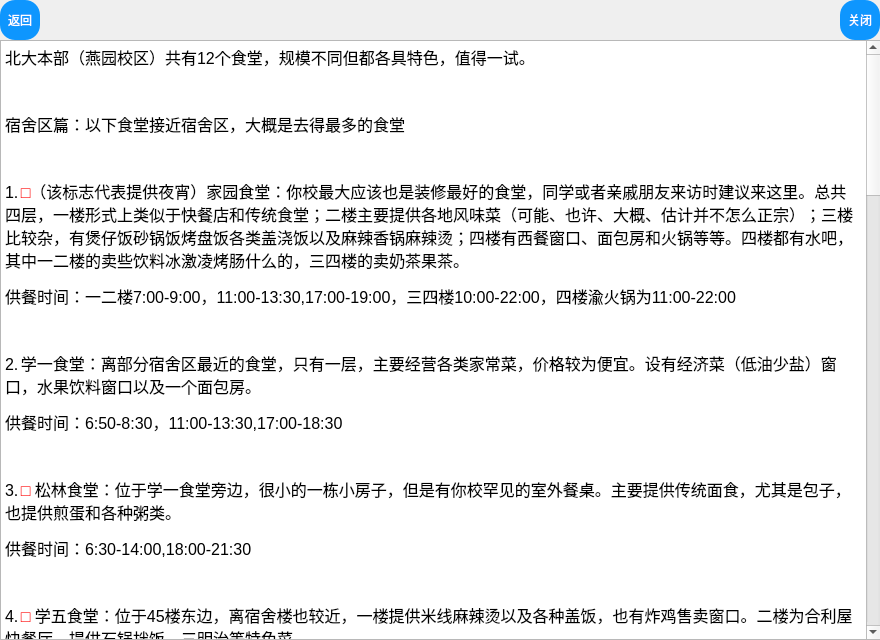
<?xml version="1.0" encoding="UTF-8"?>
<ui version="4.0">
 <class>shitangchaoshiDialog</class>
 <widget class="QDialog" name="shitangchaoshiDialog">
  <property name="geometry">
   <rect>
    <x>0</x>
    <y>0</y>
    <width>880</width>
    <height>640</height>
   </rect>
  </property>
  <property name="windowTitle">
   <string>Dialog</string>
  </property>
  <widget class="QPushButton" name="stcspb1">
   <property name="geometry">
    <rect>
     <x>0</x>
     <y>0</y>
     <width>40</width>
     <height>40</height>
    </rect>
   </property>
   <property name="styleSheet">
    <string notr="true">QPushButton
{
    font-family:Microsoft Yahei;
    font:=20px;
    color:white;
    background-color:rgb(14 , 150 , 254);
    border-radius:15px;
    height:20px;
    width:20px;
}

QPushButton:hover
{
    background-color:rgb(44 , 137 , 255);
}

QPushButton:pressed
{
    background-color:rgb(14 , 150 , 254);
    padding-left:3px;
    padding-top:3px;
}</string>
   </property>
   <property name="text">
    <string>返回</string>
   </property>
  </widget>
  <widget class="QPushButton" name="stcspb2">
   <property name="geometry">
    <rect>
     <x>840</x>
     <y>0</y>
     <width>40</width>
     <height>40</height>
    </rect>
   </property>
   <property name="styleSheet">
    <string notr="true">QPushButton
{
    font-family:Microsoft Yahei;
    font:=20px;
    color:white;
    background-color:rgb(14 , 150 , 254);
    border-radius:15px;
    height:20px;
    width:20px;
}

QPushButton:hover
{
    background-color:rgb(44 , 137 , 255);
}

QPushButton:pressed
{
    background-color:rgb(14 , 150 , 254);
    padding-left:3px;
    padding-top:3px;
}</string>
   </property>
   <property name="text">
    <string>关闭</string>
   </property>
  </widget>
  <widget class="QTextBrowser" name="textBrowser">
   <property name="geometry">
    <rect>
     <x>0</x>
     <y>40</y>
     <width>881</width>
     <height>600</height>
    </rect>
   </property>
   <property name="html">
    <string>&lt;!DOCTYPE HTML PUBLIC &quot;-//W3C//DTD HTML 4.0//EN&quot; &quot;http://www.w3.org/TR/REC-html40/strict.dtd&quot;&gt;
&lt;html&gt;&lt;head&gt;&lt;meta name=&quot;qrichtext&quot; content=&quot;1&quot; /&gt;&lt;meta charset=&quot;utf-8&quot; /&gt;&lt;style type=&quot;text/css&quot;&gt;
p, li { white-space: pre-wrap; }
hr { height: 1px; border-width: 0; }
li.unchecked::marker { content: &quot;\2610&quot;; }
li.checked::marker { content: &quot;\2612&quot;; }
&lt;/style&gt;&lt;/head&gt;&lt;body style=&quot; font-family:'Microsoft YaHei UI'; font-size:9pt; font-weight:400; font-style:normal;&quot;&gt;
&lt;p style=&quot; margin-top:12px; margin-bottom:12px; margin-left:0px; margin-right:0px; -qt-block-indent:0; text-indent:0px;&quot;&gt;&lt;span style=&quot; font-family:'楷体'; font-size:12pt;&quot;&gt;北大本部（燕园校区）共有12个食堂，规模不同但都各具特色，值得一试。&lt;/span&gt; &lt;/p&gt;
&lt;p style=&quot; margin-top:12px; margin-bottom:12px; margin-left:0px; margin-right:0px; -qt-block-indent:0; text-indent:0px;&quot;&gt;&lt;span style=&quot; font-family:'楷体'; font-size:12pt;&quot;&gt; &lt;/span&gt; &lt;/p&gt;
&lt;p style=&quot; margin-top:12px; margin-bottom:12px; margin-left:0px; margin-right:0px; -qt-block-indent:0; text-indent:0px;&quot;&gt;&lt;span style=&quot; font-family:'楷体'; font-size:12pt;&quot;&gt;宿舍区篇：以下食堂接近宿舍区，大概是去得最多的食堂&lt;/span&gt; &lt;/p&gt;
&lt;p style=&quot; margin-top:12px; margin-bottom:12px; margin-left:0px; margin-right:0px; -qt-block-indent:0; text-indent:0px;&quot;&gt;&lt;span style=&quot; font-family:'楷体'; font-size:12pt;&quot;&gt; &lt;/span&gt; &lt;/p&gt;
&lt;p style=&quot; margin-top:12px; margin-bottom:12px; margin-left:0px; margin-right:0px; -qt-block-indent:0; text-indent:0px;&quot;&gt;&lt;span style=&quot; font-family:'楷体'; font-size:12pt;&quot;&gt;1.&lt;/span&gt;&lt;span style=&quot; font-family:'Times New Roman'; font-size:7pt;&quot;&gt; &lt;/span&gt;&lt;span style=&quot; font-family:'楷体'; font-size:12pt; color:#ff0000;&quot;&gt;□&lt;/span&gt;&lt;span style=&quot; font-family:'楷体'; font-size:12pt;&quot;&gt;（该标志代表提供夜宵）家园食堂：你校最大应该也是装修最好的食堂，同学或者亲戚朋友来访时建议来这里。总共四层，一楼形式上类似于快餐店和传统食堂；二楼主要提供各地风味菜（可能、也许、大概、估计并不怎么正宗）；三楼比较杂，有煲仔饭砂锅饭烤盘饭各类盖浇饭以及麻辣香锅麻辣烫；四楼有西餐窗口、面包房和火锅等等。四楼都有水吧，其中一二楼的卖些饮料冰激凌烤肠什么的，三四楼的卖奶茶果茶。&lt;/span&gt; &lt;/p&gt;
&lt;p style=&quot; margin-top:12px; margin-bottom:12px; margin-left:0px; margin-right:0px; -qt-block-indent:0; text-indent:0px;&quot;&gt;&lt;span style=&quot; font-family:'楷体'; font-size:12pt;&quot;&gt;供餐时间：一二楼7:00-9:00，11:00-13:30,17:00-19:00，三四楼10:00-22:00，四楼渝火锅为11:00-22:00&lt;/span&gt; &lt;/p&gt;
&lt;p style=&quot; margin-top:12px; margin-bottom:12px; margin-left:0px; margin-right:0px; -qt-block-indent:0; text-indent:0px;&quot;&gt;&lt;span style=&quot; font-family:'楷体'; font-size:12pt;&quot;&gt; &lt;/span&gt; &lt;img src=&quot;:/shitang/jiayuan.jpg&quot; /&gt;&lt;/p&gt;
&lt;p style=&quot; margin-top:12px; margin-bottom:12px; margin-left:0px; margin-right:0px; -qt-block-indent:0; text-indent:0px;&quot;&gt;&lt;span style=&quot; font-family:'楷体'; font-size:12pt;&quot;&gt;2.&lt;/span&gt;&lt;span style=&quot; font-family:'Times New Roman'; font-size:7pt;&quot;&gt; &lt;/span&gt;&lt;span style=&quot; font-family:'楷体'; font-size:12pt;&quot;&gt;学一食堂：离部分宿舍区最近的食堂，只有一层，主要经营各类家常菜，价格较为便宜。设有经济菜（低油少盐）窗口，水果饮料窗口以及一个面包房。&lt;/span&gt; &lt;/p&gt;
&lt;p style=&quot; margin-top:12px; margin-bottom:12px; margin-left:0px; margin-right:0px; -qt-block-indent:0; text-indent:0px;&quot;&gt;&lt;span style=&quot; font-family:'楷体'; font-size:12pt;&quot;&gt;供餐时间：6:50-8:30，11:00-13:30,17:00-18:30&lt;/span&gt; &lt;/p&gt;
&lt;p style=&quot; margin-top:12px; margin-bottom:12px; margin-left:0px; margin-right:0px; -qt-block-indent:0; text-indent:0px;&quot;&gt;&lt;span style=&quot; font-family:'楷体'; font-size:12pt;&quot;&gt; &lt;/span&gt; &lt;img src=&quot;:/shitang/iloveimg-resized (1) (2)/xueyi.jpg&quot; /&gt;&lt;/p&gt;
&lt;p style=&quot; margin-top:12px; margin-bottom:12px; margin-left:0px; margin-right:0px; -qt-block-indent:0; text-indent:0px;&quot;&gt;&lt;span style=&quot; font-family:'楷体'; font-size:12pt;&quot;&gt;3.&lt;/span&gt;&lt;span style=&quot; font-family:'Times New Roman'; font-size:7pt;&quot;&gt; &lt;/span&gt;&lt;span style=&quot; font-family:'楷体'; font-size:12pt; color:#ff0000;&quot;&gt;□ &lt;/span&gt;&lt;span style=&quot; font-family:'楷体'; font-size:12pt;&quot;&gt;松林食堂：位于学一食堂旁边，很小的一栋小房子，但是有你校罕见的室外餐桌。主要提供传统面食，尤其是包子，也提供煎蛋和各种粥类。&lt;/span&gt; &lt;/p&gt;
&lt;p style=&quot; margin-top:12px; margin-bottom:12px; margin-left:0px; margin-right:0px; -qt-block-indent:0; text-indent:0px;&quot;&gt;&lt;span style=&quot; font-family:'楷体'; font-size:12pt;&quot;&gt;供餐时间：6:30-14:00,18:00-21:30&lt;/span&gt; &lt;/p&gt;
&lt;p style=&quot; margin-top:12px; margin-bottom:12px; margin-left:0px; margin-right:0px; -qt-block-indent:0; text-indent:0px;&quot;&gt;&lt;span style=&quot; font-family:'楷体'; font-size:12pt; color:#ff0000;&quot;&gt; &lt;/span&gt; &lt;img src=&quot;:/shitang/iloveimg-resized (1) (2)/songlin.jpg&quot; /&gt;&lt;/p&gt;
&lt;p style=&quot; margin-top:12px; margin-bottom:12px; margin-left:0px; margin-right:0px; -qt-block-indent:0; text-indent:0px;&quot;&gt;&lt;span style=&quot; font-family:'楷体'; font-size:12pt;&quot;&gt;4.&lt;/span&gt;&lt;span style=&quot; font-family:'Times New Roman'; font-size:7pt;&quot;&gt; &lt;/span&gt;&lt;span style=&quot; font-family:'楷体'; font-size:12pt; color:#ff0000;&quot;&gt;□ &lt;/span&gt;&lt;span style=&quot; font-family:'楷体'; font-size:12pt;&quot;&gt;学五食堂：位于45楼东边，离宿舍楼也较近，一楼提供米线麻辣烫以及各种盖饭，也有炸鸡售卖窗口。二楼为合利屋快餐厅，提供石锅拌饭、三明治等特色菜。&lt;/span&gt; &lt;/p&gt;
&lt;p style=&quot; margin-top:12px; margin-bottom:12px; margin-left:0px; margin-right:0px; -qt-block-indent:0; text-indent:0px;&quot;&gt;&lt;span style=&quot; font-family:'楷体'; font-size:12pt;&quot;&gt;供餐时间：7:00-21:30&lt;/span&gt; &lt;/p&gt;
&lt;p style=&quot; margin-top:12px; margin-bottom:12px; margin-left:0px; margin-right:0px; -qt-block-indent:0; text-indent:0px;&quot;&gt;&lt;span style=&quot; font-family:'楷体'; font-size:12pt;&quot;&gt; &lt;/span&gt; &lt;img src=&quot;:/shitang/iloveimg-resized/xuewu.jpg&quot; /&gt;&lt;/p&gt;
&lt;p style=&quot; margin-top:12px; margin-bottom:12px; margin-left:0px; margin-right:0px; -qt-block-indent:0; text-indent:0px;&quot;&gt;&lt;span style=&quot; font-family:'楷体'; font-size:12pt;&quot;&gt;5.&lt;/span&gt;&lt;span style=&quot; font-family:'Times New Roman'; font-size:7pt;&quot;&gt; &lt;/span&gt;&lt;span style=&quot; font-family:'楷体'; font-size:12pt;&quot;&gt;艺园食堂：位于学五食堂和家园食堂的附近，一楼提供各种家常菜，二楼为点餐区，适合请客。烧烤尤其是烤鹅腿为特色美食。&lt;/span&gt; &lt;/p&gt;
&lt;p style=&quot; margin-top:12px; margin-bottom:12px; margin-left:0px; margin-right:0px; -qt-block-indent:0; text-indent:0px;&quot;&gt;&lt;span style=&quot; font-family:'楷体'; font-size:12pt;&quot;&gt;供餐时间：11:00-14:00，17:00-23:30&lt;/span&gt; &lt;/p&gt;
&lt;p style=&quot; margin-top:12px; margin-bottom:12px; margin-left:0px; margin-right:0px; -qt-block-indent:0; text-indent:0px;&quot;&gt;&lt;span style=&quot; font-family:'楷体'; font-size:12pt;&quot;&gt; &lt;/span&gt; &lt;img src=&quot;:/shitang/iloveimg-resized/yiyuan.jpg&quot; /&gt;&lt;/p&gt;
&lt;p style=&quot; margin-top:12px; margin-bottom:12px; margin-left:0px; margin-right:0px; -qt-block-indent:0; text-indent:0px;&quot;&gt;&lt;span style=&quot; font-family:'楷体'; font-size:12pt;&quot;&gt; &lt;/span&gt; &lt;/p&gt;
&lt;p style=&quot; margin-top:12px; margin-bottom:12px; margin-left:0px; margin-right:0px; -qt-block-indent:0; text-indent:0px;&quot;&gt;&lt;span style=&quot; font-family:'楷体'; font-size:12pt;&quot;&gt; &lt;/span&gt; &lt;/p&gt;
&lt;p style=&quot; margin-top:12px; margin-bottom:12px; margin-left:0px; margin-right:0px; -qt-block-indent:0; text-indent:0px;&quot;&gt;&lt;span style=&quot; font-family:'楷体'; font-size:12pt;&quot;&gt;教学区篇：以下食堂接近教学楼，适合餐点前后有课时去&lt;/span&gt; &lt;/p&gt;
&lt;p style=&quot; margin-top:12px; margin-bottom:12px; margin-left:0px; margin-right:0px; -qt-block-indent:0; text-indent:0px;&quot;&gt;&lt;span style=&quot; font-family:'楷体'; font-size:12pt;&quot;&gt; &lt;/span&gt; &lt;/p&gt;
&lt;p style=&quot; margin-top:12px; margin-bottom:12px; margin-left:0px; margin-right:0px; -qt-block-indent:0; text-indent:0px;&quot;&gt;&lt;span style=&quot; font-family:'楷体'; font-size:12pt;&quot;&gt;6.&lt;/span&gt;&lt;span style=&quot; font-family:'Times New Roman'; font-size:7pt;&quot;&gt; &lt;/span&gt;&lt;span style=&quot; font-family:'楷体'; font-size:12pt;&quot;&gt;农园食堂：位于二教附近，一般而言饭点会很拥挤。一楼形式上类似于快餐店和传统食堂，二楼提供各地风味菜、香锅、盖饭等，三楼为点餐聚餐区。&lt;/span&gt; &lt;/p&gt;
&lt;p style=&quot; margin-top:12px; margin-bottom:12px; margin-left:0px; margin-right:0px; -qt-block-indent:0; text-indent:0px;&quot;&gt;&lt;span style=&quot; font-family:'楷体'; font-size:12pt;&quot;&gt;供餐时间：一二楼11：00-13:30,17:00-19:00，二楼7:00-8:30提供早餐，三楼11:00-14:00,17:00-21:00&lt;/span&gt; &lt;/p&gt;
&lt;p style=&quot; margin-top:12px; margin-bottom:12px; margin-left:0px; margin-right:0px; -qt-block-indent:0; text-indent:0px;&quot;&gt;&lt;span style=&quot; font-family:'楷体'; font-size:12pt;&quot;&gt; &lt;/span&gt; &lt;img src=&quot;:/shitang/nongyuan.jpg&quot; /&gt;&lt;/p&gt;
&lt;p style=&quot; margin-top:12px; margin-bottom:12px; margin-left:0px; margin-right:0px; -qt-block-indent:0; text-indent:0px;&quot;&gt;&lt;span style=&quot; font-family:'楷体'; font-size:12pt;&quot;&gt;7.&lt;/span&gt;&lt;span style=&quot; font-family:'Times New Roman'; font-size:7pt;&quot;&gt; &lt;/span&gt;&lt;span style=&quot; font-family:'楷体'; font-size:12pt;&quot;&gt;燕南食堂：设有各类主食窗口，韩餐、海南鸡饭、经济菜窗口，也有饮料水果、冷荤售卖。一般座位较紧张，但有地下餐厅，提供各种炒菜。&lt;/span&gt; &lt;/p&gt;
&lt;p style=&quot; margin-top:12px; margin-bottom:12px; margin-left:0px; margin-right:0px; -qt-block-indent:0; text-indent:0px;&quot;&gt;&lt;span style=&quot; font-family:'楷体'; font-size:12pt;&quot;&gt;供餐时间：7:00-8:30（仅地上），11:00-13:30,17:00-19:00&lt;/span&gt; &lt;/p&gt;
&lt;p style=&quot; margin-top:12px; margin-bottom:12px; margin-left:0px; margin-right:0px; -qt-block-indent:0; text-indent:0px;&quot;&gt;&lt;span style=&quot; font-family:'楷体'; font-size:12pt;&quot;&gt; &lt;/span&gt; &lt;/p&gt;
&lt;p style=&quot; margin-top:12px; margin-bottom:12px; margin-left:0px; margin-right:0px; -qt-block-indent:0; text-indent:0px;&quot;&gt;&lt;span style=&quot; font-family:'楷体'; font-size:12pt;&quot;&gt; &lt;/span&gt; &lt;/p&gt;
&lt;p style=&quot; margin-top:12px; margin-bottom:12px; margin-left:0px; margin-right:0px; -qt-block-indent:0; text-indent:0px;&quot;&gt;&lt;span style=&quot; font-family:'楷体'; font-size:12pt;&quot;&gt; &lt;/span&gt; &lt;/p&gt;
&lt;p style=&quot; margin-top:12px; margin-bottom:12px; margin-left:0px; margin-right:0px; -qt-block-indent:0; text-indent:0px;&quot;&gt;&lt;span style=&quot; font-family:'楷体'; font-size:12pt;&quot;&gt;其它食堂：位于校外或校内较偏僻处，较少人去&lt;/span&gt; &lt;/p&gt;
&lt;p style=&quot; margin-top:12px; margin-bottom:12px; margin-left:0px; margin-right:0px; -qt-block-indent:0; text-indent:0px;&quot;&gt;&lt;span style=&quot; font-family:'楷体'; font-size:12pt;&quot;&gt; &lt;/span&gt; &lt;/p&gt;
&lt;p style=&quot; margin-top:12px; margin-bottom:12px; margin-left:0px; margin-right:0px; -qt-block-indent:0; text-indent:0px;&quot;&gt;&lt;span style=&quot; font-family:'楷体'; font-size:12pt;&quot;&gt;8.&lt;/span&gt;&lt;span style=&quot; font-family:'Times New Roman'; font-size:7pt;&quot;&gt; &lt;/span&gt;&lt;span style=&quot; font-family:'楷体'; font-size:12pt;&quot;&gt;勺园食堂：菜品风味突出，价格兼顾高中低区间，特色菜品有烤鱼，烤冷面等。一楼对学生开放，二楼为教授餐厅，仅在晚餐和周末时间开放。附近另有勺园西餐厅。但勺园中餐厅这段时间似乎关门了。&lt;/span&gt; &lt;/p&gt;
&lt;p style=&quot; margin-top:12px; margin-bottom:12px; margin-left:0px; margin-right:0px; -qt-block-indent:0; text-indent:0px;&quot;&gt;&lt;span style=&quot; font-family:'楷体'; font-size:12pt;&quot;&gt;供餐时间：6:45-8:30（仅一楼），11:00-13:30,17:00-19:00&lt;/span&gt; &lt;/p&gt;
&lt;p style=&quot; margin-top:12px; margin-bottom:12px; margin-left:0px; margin-right:0px; -qt-block-indent:0; text-indent:0px;&quot;&gt;&lt;span style=&quot; font-family:'楷体'; font-size:12pt;&quot;&gt; &lt;/span&gt; &lt;/p&gt;
&lt;p style=&quot; margin-top:12px; margin-bottom:12px; margin-left:0px; margin-right:0px; -qt-block-indent:0; text-indent:0px;&quot;&gt;&lt;span style=&quot; font-family:'楷体'; font-size:12pt;&quot;&gt;9.&lt;/span&gt;&lt;span style=&quot; font-family:'Times New Roman'; font-size:7pt;&quot;&gt; &lt;/span&gt;&lt;span style=&quot; font-family:'楷体'; font-size:12pt; color:#ff0000;&quot;&gt;□ &lt;/span&gt;&lt;span style=&quot; font-family:'楷体'; font-size:12pt;&quot;&gt;佟园餐厅：位于第一网球场北侧，是一家清真食堂，主要经营清真家常菜。&lt;/span&gt; &lt;/p&gt;
&lt;p style=&quot; margin-top:12px; margin-bottom:12px; margin-left:0px; margin-right:0px; -qt-block-indent:0; text-indent:0px;&quot;&gt;&lt;span style=&quot; font-family:'楷体'; font-size:12pt;&quot;&gt;供餐时间：7:00-8:30,11:00-13:00，17:00-22:00&lt;/span&gt; &lt;/p&gt;
&lt;p style=&quot; margin-top:12px; margin-bottom:12px; margin-left:0px; margin-right:0px; -qt-block-indent:0; text-indent:0px;&quot;&gt;&lt;img src=&quot;:/b/bCanteen/tongyuan.jpg&quot; /&gt;&lt;span style=&quot; font-family:'楷体'; font-size:12pt;&quot;&gt; &lt;/span&gt; &lt;/p&gt;
&lt;p style=&quot; margin-top:12px; margin-bottom:12px; margin-left:0px; margin-right:0px; -qt-block-indent:0; text-indent:0px;&quot;&gt;&lt;span style=&quot; font-family:'楷体'; font-size:12pt;&quot;&gt;10.&lt;/span&gt;&lt;span style=&quot; font-family:'Times New Roman'; font-size:7pt;&quot;&gt; &lt;/span&gt;&lt;span style=&quot; font-family:'楷体'; font-size:12pt;&quot;&gt;成府园食堂：位于校医院附近，适合前往医院就诊时或法学院、外国语学院等较近的学院学生就餐，整体环境较好。&lt;/span&gt; &lt;/p&gt;
&lt;p style=&quot; margin-top:12px; margin-bottom:12px; margin-left:0px; margin-right:0px; -qt-block-indent:0; text-indent:0px;&quot;&gt;&lt;span style=&quot; font-family:'楷体'; font-size:12pt;&quot;&gt;供餐时间：7:00-8：30,11:00-13:30,17:00-19：00&lt;/span&gt; &lt;/p&gt;
&lt;p style=&quot; margin-top:12px; margin-bottom:12px; margin-left:0px; margin-right:0px; -qt-block-indent:0; text-indent:0px;&quot;&gt;&lt;span style=&quot; font-family:'楷体'; font-size:12pt;&quot;&gt; &lt;/span&gt; &lt;/p&gt;
&lt;p style=&quot; margin-top:12px; margin-bottom:12px; margin-left:0px; margin-right:0px; -qt-block-indent:0; text-indent:0px;&quot;&gt;&lt;span style=&quot; font-family:'楷体'; font-size:12pt;&quot;&gt;11.&lt;/span&gt;&lt;span style=&quot; font-family:'Times New Roman'; font-size:7pt;&quot;&gt; &lt;/span&gt;&lt;span style=&quot; font-family:'楷体'; font-size:12pt;&quot;&gt;畅春园食堂：位于校外，地处西门对面的畅春园，共三层。一二楼设有风味窗口，关东煮等；三楼一般用于承接各类大型会议和聚餐。&lt;/span&gt; &lt;/p&gt;
&lt;p style=&quot; margin-top:12px; margin-bottom:12px; margin-left:0px; margin-right:0px; -qt-block-indent:0; text-indent:0px;&quot;&gt;&lt;span style=&quot; font-family:'楷体'; font-size:12pt;&quot;&gt;供餐时间；一二楼11:00-13；30,17:00-19:00，一楼6:50-8:30提供早餐，三楼11：00-14:00,17:00-21:00&lt;/span&gt; &lt;/p&gt;
&lt;p style=&quot; margin-top:12px; margin-bottom:12px; margin-left:0px; margin-right:0px; -qt-block-indent:0; text-indent:0px;&quot;&gt;&lt;span style=&quot; font-family:'楷体'; font-size:12pt;&quot;&gt; &lt;/span&gt; &lt;/p&gt;
&lt;p style=&quot; margin-top:12px; margin-bottom:12px; margin-left:0px; margin-right:0px; -qt-block-indent:0; text-indent:0px;&quot;&gt;&lt;span style=&quot; font-family:'楷体'; font-size:12pt;&quot;&gt;12.&lt;/span&gt;&lt;span style=&quot; font-family:'Times New Roman'; font-size:7pt;&quot;&gt; &lt;/span&gt;&lt;span style=&quot; font-family:'楷体'; font-size:12pt;&quot;&gt;中关园食堂：位于校外中关园，距离较远但环境较好。特色菜有葱花饼等。&lt;/span&gt; &lt;/p&gt;
&lt;p style=&quot; margin-top:12px; margin-bottom:12px; margin-left:0px; margin-right:0px; -qt-block-indent:0; text-indent:0px;&quot;&gt;&lt;span style=&quot; font-family:'楷体'; font-size:12pt;&quot;&gt;供餐时间：7:00-8:30,11:00-13:30,17:00-19:00&lt;/span&gt; &lt;/p&gt;
&lt;p style=&quot; margin-top:12px; margin-bottom:12px; margin-left:0px; margin-right:0px; -qt-block-indent:0; text-indent:0px;&quot;&gt;&lt;span style=&quot; font-family:'楷体'; font-size:12pt;&quot;&gt; &lt;/span&gt; &lt;img src=&quot;:/b/bCanteen/zhongguanyuanshitang2.jpg&quot; /&gt;&lt;/p&gt;
&lt;p style=&quot; margin-top:12px; margin-bottom:12px; margin-left:0px; margin-right:0px; -qt-block-indent:0; text-indent:0px;&quot;&gt;&lt;span style=&quot; font-family:'楷体'; font-size:12pt;&quot;&gt; &lt;/span&gt; &lt;/p&gt;
&lt;p style=&quot; margin-top:12px; margin-bottom:12px; margin-left:0px; margin-right:0px; -qt-block-indent:0; text-indent:0px;&quot;&gt;&lt;span style=&quot; font-family:'楷体'; font-size:12pt;&quot;&gt; &lt;/span&gt; &lt;/p&gt;
&lt;p style=&quot; margin-top:12px; margin-bottom:12px; margin-left:0px; margin-right:0px; -qt-block-indent:0; text-indent:0px;&quot;&gt;&lt;span style=&quot; font-family:'楷体'; font-size:12pt;&quot;&gt;除了食堂之外，还有一些地方可以买吃的：&lt;/span&gt; &lt;/p&gt;
&lt;p style=&quot; margin-top:12px; margin-bottom:12px; margin-left:0px; margin-right:0px; -qt-block-indent:0; text-indent:0px;&quot;&gt;&lt;span style=&quot; font-family:'楷体'; font-size:12pt;&quot;&gt; &lt;/span&gt; &lt;/p&gt;
&lt;p style=&quot; margin-top:12px; margin-bottom:12px; margin-left:0px; margin-right:0px; -qt-block-indent:0; text-indent:0px;&quot;&gt;&lt;span style=&quot; font-family:'楷体'; font-size:12pt;&quot;&gt;1.&lt;/span&gt;&lt;span style=&quot; font-family:'Times New Roman'; font-size:7pt;&quot;&gt; &lt;/span&gt;&lt;span style=&quot; font-family:'楷体'; font-size:12pt;&quot;&gt;宿舍楼一楼和部分教学楼设有自动售货机，一般售卖饮料和各类小面包。宿舍楼的售货机有泡面，教学楼的一般没有。优点是方便，缺点是种类几乎不会换。&lt;/span&gt; &lt;/p&gt;
&lt;p style=&quot; margin-top:12px; margin-bottom:12px; margin-left:0px; margin-right:0px; -qt-block-indent:0; text-indent:0px;&quot;&gt;&lt;span style=&quot; font-family:'楷体'; font-size:12pt;&quot;&gt;2.&lt;/span&gt;&lt;span style=&quot; font-family:'Times New Roman'; font-size:7pt;&quot;&gt; &lt;/span&gt;&lt;span style=&quot; font-family:'楷体'; font-size:12pt;&quot;&gt;校园的各处会在中午和晚上刷新餐车，刷怪点有29楼附近，理教对面等地。提供各类盖饭和饮料，不过种类较少，适合赶时间时购买。（PS.有些餐车的饮料要比便利店和售货机的便宜）&lt;/span&gt; &lt;/p&gt;
&lt;p style=&quot; margin-top:12px; margin-bottom:12px; margin-left:0px; margin-right:0px; -qt-block-indent:0; text-indent:0px;&quot;&gt;&lt;span style=&quot; font-family:'楷体'; font-size:12pt;&quot;&gt;3.&lt;/span&gt;&lt;span style=&quot; font-family:'Times New Roman'; font-size:7pt;&quot;&gt; &lt;/span&gt;&lt;span style=&quot; font-family:'楷体'; font-size:12pt;&quot;&gt;45甲和29楼地下，有便利店，水果店，煎饼店等。&lt;/span&gt; &lt;img src=&quot;:/f/fShop/29lou1.jpg&quot; /&gt;&lt;img src=&quot;:/f/fShop/45jia1.jpg&quot; /&gt;&lt;/p&gt;
&lt;p style=&quot; margin-top:12px; margin-bottom:12px; margin-left:0px; margin-right:0px; -qt-block-indent:0; text-indent:0px;&quot;&gt;&lt;span style=&quot; font-family:'楷体'; font-size:12pt;&quot;&gt;4.&lt;/span&gt;&lt;span style=&quot; font-family:'Times New Roman'; font-size:7pt;&quot;&gt; &lt;/span&gt;&lt;span style=&quot; font-family:'楷体'; font-size:12pt;&quot;&gt;麦叔的铺子，你校特色连锁便利店，45甲地下和理教二教等地都有。提供零食饮料便当甚至烤冷面等。&lt;/span&gt; &lt;img src=&quot;:/f/fShop/erjiaomaishu.jpg&quot; /&gt;&lt;img src=&quot;:/f/fShop/lijiaomaishu.jpg&quot; /&gt;&lt;img src=&quot;:/f/fShop/sanjiaomaishu.jpg&quot; /&gt;&lt;img src=&quot;:/f/fShop/wusiwumei.jpg&quot; /&gt;&lt;/p&gt;
&lt;p style=&quot; margin-top:12px; margin-bottom:12px; margin-left:0px; margin-right:0px; -qt-block-indent:0; text-indent:0px;&quot;&gt;&lt;span style=&quot; font-family:'楷体'; font-size:12pt;&quot;&gt;5.&lt;/span&gt;&lt;span style=&quot; font-family:'Times New Roman'; font-size:7pt;&quot;&gt; &lt;/span&gt;&lt;span style=&quot; font-family:'楷体'; font-size:12pt;&quot;&gt;各种咖啡厅。燕南餐厅地下，农园一楼，二教一楼东侧等地都有咖啡厅，不过一般是吕志和楼地下一层的瑞幸咖啡去的人最多。&lt;/span&gt; &lt;/p&gt;
&lt;p style=&quot; margin-top:12px; margin-bottom:12px; margin-left:0px; margin-right:0px; -qt-block-indent:0; text-indent:0px;&quot;&gt;&lt;img src=&quot;:/c/cCoffee/3M2.jpg&quot; /&gt;&lt;img src=&quot;:/c/cCoffee/baijiangkafei2.jpg&quot; /&gt;&lt;img src=&quot;:/c/cCoffee/jiayuanboxingdi1.jpg&quot; /&gt;&lt;img src=&quot;:/c/cCoffee/lvzhiheloukafei.jpg&quot; /&gt;&lt;img src=&quot;:/c/cCoffee/nongyuankafei.jpg&quot; /&gt;&lt;span style=&quot; font-family:'楷体'; font-size:12pt;&quot;&gt; &lt;/span&gt; &lt;/p&gt;
&lt;p style=&quot; margin-top:12px; margin-bottom:12px; margin-left:0px; margin-right:0px; -qt-block-indent:0; text-indent:0px;&quot;&gt;&lt;span style=&quot; font-family:'楷体'; font-size:12pt;&quot;&gt; &lt;/span&gt; &lt;/p&gt;
&lt;p style=&quot;-qt-paragraph-type:empty; margin-top:12px; margin-bottom:12px; margin-left:0px; margin-right:0px; -qt-block-indent:0; text-indent:0px;&quot;&gt;&lt;br /&gt;&lt;/p&gt;
&lt;p style=&quot; margin-top:12px; margin-bottom:12px; margin-left:0px; margin-right:0px; -qt-block-indent:0; text-indent:0px;&quot;&gt;6.五四操场北部有一家物美超市。&lt;/p&gt;
&lt;p style=&quot; margin-top:12px; margin-bottom:12px; margin-left:0px; margin-right:0px; -qt-block-indent:0; text-indent:0px;&quot;&gt;&lt;img src=&quot;:/f/fShop/wusiwumei.jpg&quot; /&gt;&lt;/p&gt;
&lt;p style=&quot;-qt-paragraph-type:empty; margin-top:12px; margin-bottom:12px; margin-left:0px; margin-right:0px; -qt-block-indent:0; text-indent:0px;&quot;&gt;&lt;br /&gt;&lt;/p&gt;&lt;/body&gt;&lt;/html&gt;</string>
   </property>
  </widget>
 </widget>
 <resources/>
 <connections/>
</ui>
